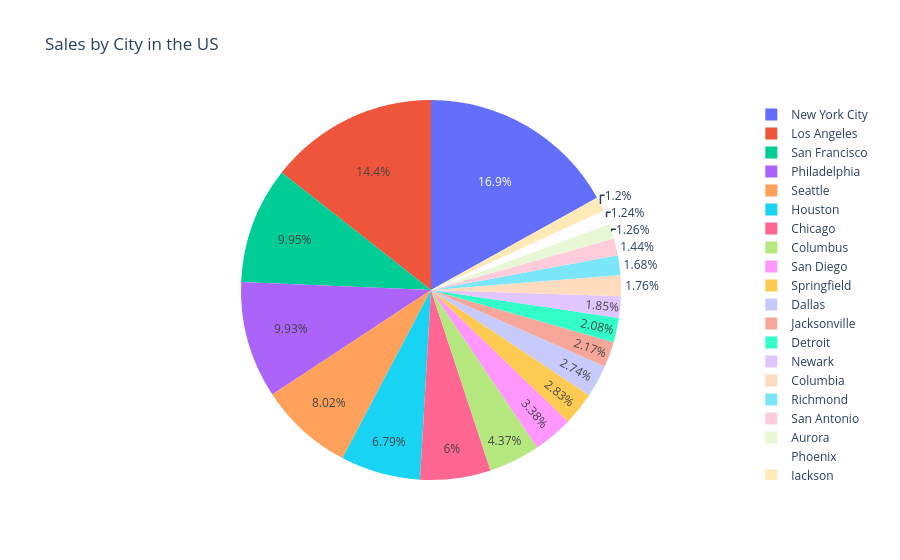

The notebook cell this image was saved under:
### Code cell
px.pie(data_frame=plot, values='Sales', names='Order City', title='Sales by City in the US')

### Figure 1 — Plotly figure (JSON) as saved in the notebook; plotly's stock layout.template omitted (floating-point values rounded to 4 significant figures)
{"data": [{"domain": {"x": [0, 1], "y": [0, 1]}, "hovertemplate": "Order City=%{label}<br>Sales=%{value}<extra></extra>", "labels": ["New York City", "Los Angeles", "San Francisco", "Philadelphia", "Seattle", "Houston", "Chicago", "Columbus", "San Diego", "Springfield", "Dallas", "Jacksonville", "Detroit", "Newark", "Columbia", "Richmond", "San Antonio", "Aurora", "Phoenix", "Jackson"], "legendgroup": "", "name": "", "showlegend": true, "type": "pie", "values": [436100.0, 370500.0, 256200.0, 255900.0, 206700.0, 175000.0, 154500.0, 112500.0, 87110.0, 72780.0, 70710.0, 55780.0, 53520.0, 47680.0, 45360.0, 43370.0, 37150.0, 32520.0, 31870.0, 30960.0]}], "layout": {"legend": {"tracegroupgap": 0}, "title": {"text": "Sales by City in the US"}}}
